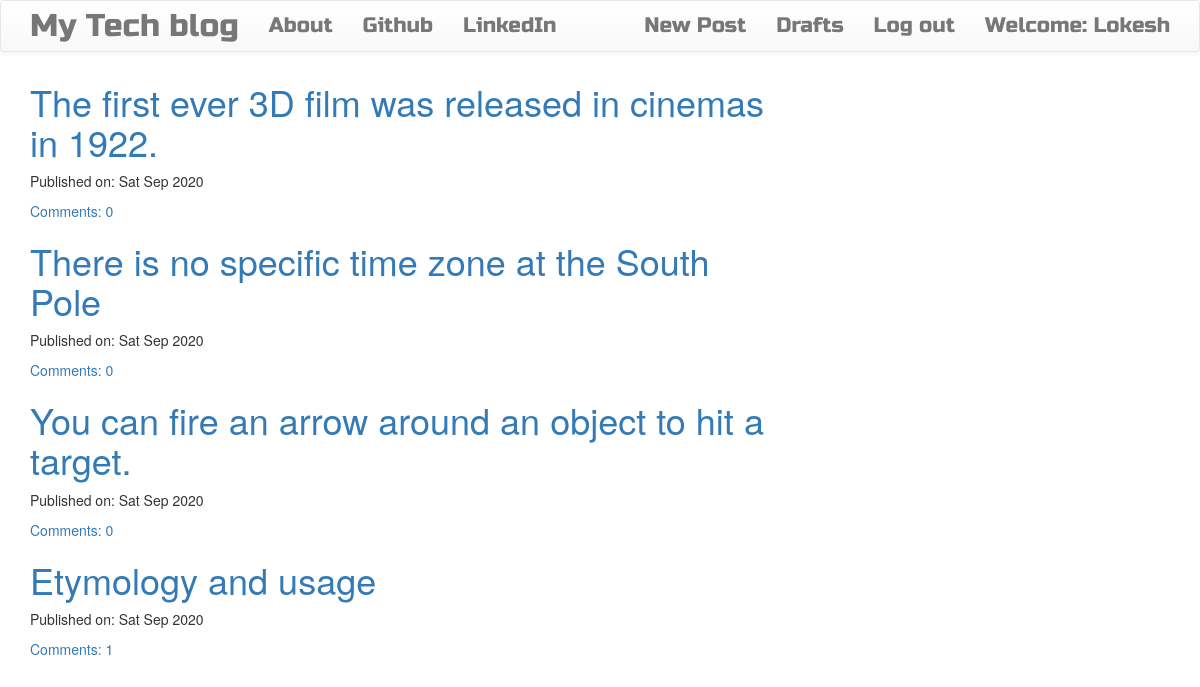
The app's page / (signed in) with its own data.
### EpicBlog/models.py (models this page shows, shortened)
class Post(models.Model):
    author = models.ForeignKey('auth.User',on_delete=models.CASCADE,)
    title = models.CharField(max_length=200)
    text = models.TextField()
    img = models.ImageField(upload_to='EpicBlog/images',default="")
    created_date = models.DateTimeField(default=timezone.now)
    published_date = models.DateTimeField(blank=True, null=True)
    def approve_comments(self):
        return self.comments.filter(approved_comment=True)

### EpicBlog/views.py (the view)
# urls.py: url(r'^$',views.PostListView.as_view(),name='post_list'),
class PostListView(ListView):
    model = Post
    def get_queryset(self):
        return Post.objects.filter(published_date__lte=timezone.now()).order_by('-published_date')

### EpicBlog/templates/EpicBlog/post_list.html
{% extends 'EpicBlog/base.html' %}
{% block content %}
<div class="centerstage">
    {% for post in post_list %}
        <div class="post">
            <h1><a href="{% url 'post_detail' pk=post.pk %}">{{ post.title }}</a></h1>
            <div class="date">
                <p>Published on: {{ post.published_date|date:"D M Y"}}</p>
            </div>
            <a href="{% url 'post_detail' pk=post.pk %}">Comments: {{ post.approve_comments.count }}</a>
        </div>
    {% endfor %}
</div>
{% endblock %}

### EpicBlog/templates/EpicBlog/base.html (shortened to what this page needs)
<!DOCTYPE html>
{% load static %}
<html>
    <head>
        <link rel="stylesheet" href="https://maxcdn.bootstrapcdn.com/bootstrap/3.3.7/css/bootstrap.min.css">
        <link rel="stylesheet" href="https://maxcdn.bootstrapcdn.com/bootstrap/3.3.7/css/bootstrap-theme.min.css">
        <link rel="stylesheet" href="//cdn.jsdelivr.net/medium-editor/latest/css/medium-editor.min.css" type="text/css" media="screen" charset="utf-8">
        <link rel="stylesheet" href="{% static 'css/blog.css' %}">
<body class='loader'>
  <nav class="navbar navbar-default techfont custom-navbar">
    <div class="container">
      <ul class="nav navbar-nav">
        <li><a class='navbar-brand bigbrand' href="{% url 'post_list' %}">My Tech blog</a></li>
        <li><a href="{% url 'about'%}">About</a></li>
        <li><a href="https://www.github.com">Github</a></li>
        <li><a href="https://www.linkedin.com">LinkedIn</a></li>
      </ul>
      <ul class="nav navbar-nav navbar-right">
        {% if user.is_authenticated %}
        <li>
          <a href="{% url 'post_new' %}" >New Post</a>
        </li>
        <li>
          <a href="{% url 'post_draft_list' %}">Drafts</a>
        </li>
        <li>
          <a href="{% url 'logout' %}" >Log out</a>
        </li>
        <li>
          <a >Welcome: {{ user.username }}</a>
        </li>
          {% else %}
          <li><a class='nav navbar-right' href="{% url 'login' %}" ><span class="glyphicon glyphicon-user"></span></a></li>
        {% endif %}
      </ul>
  </div>
</nav>
        <div class="content container">
            <div class="row">
                <div class="col-md-8">
                  <div class="blog_posts">
                    {% block content %}
                    {% endblock %}
                  </div>
                </div>
            </div>
        </div>
</body>
</html>

### EpicBlog/static/css/blog.css (style rules this page uses)
.techfont { font-family: 'Russo One',sans-serif; font-size: 1.5em; margin-bottom: 10px; }
.centerstage { margin-left: auto; margin-right: auto; }
.bigbrand { font-size: 1.5em; Color:green; }
.loader { filter:hue-rotate(0deg); color:linear-gradient(45deg,#0f8,#08f); animation:hue 10000ms infinite linear; }

### records on screen
Post: title "The first ever 3D film was released in cinemas in 1922.", published_date "Sat Sep 2020", approve_comments.count "0"
Post: title "There is no specific time zone at the South Pole", published_date "Sat Sep 2020", approve_comments.count "0"
Post: title "You can fire an arrow around an object to hit a target.", published_date "Sat Sep 2020", approve_comments.count "0"
Post: title "Etymology and usage", published_date "Sat Sep 2020", approve_comments.count "1"

### other values on screen
{{ user.username }} "Lokesh"
